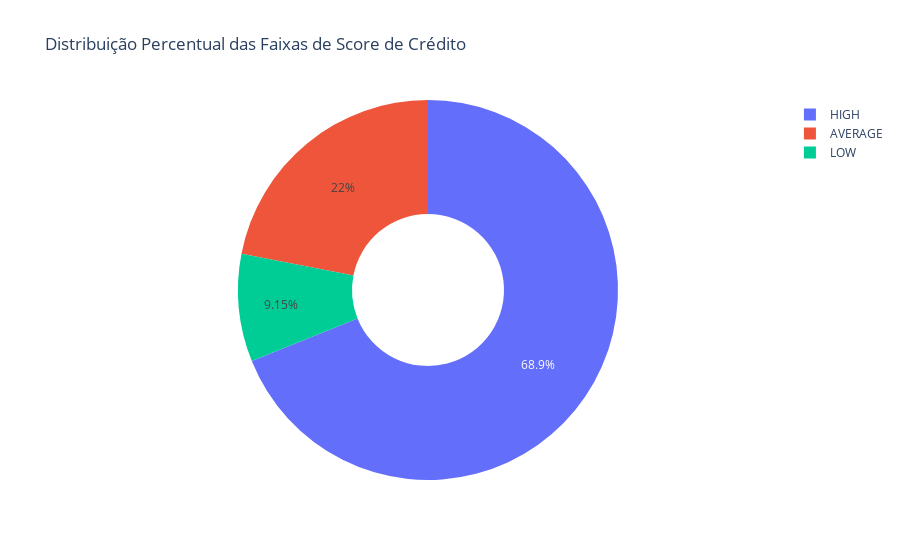

Notebook cell for this chart:
### Code cell
# Contagem e percentual de cada faixa de score
df_score = df['Credit Score'].value_counts(normalize=True).reset_index()
df_score.columns = ['Credit Score', 'Percent']
df_score['Percent'] *= 100

# Gráfico de pizza
fig = px.pie(
    df_score,
    names='Credit Score',
    values='Percent',
    title='Distribuição Percentual das Faixas de Score de Crédito',
    color='Credit Score',
    hole=0.4
)

fig.show()

### Figure 1 — Plotly figure (JSON) as saved in the notebook; plotly's stock layout.template omitted (floating-point values rounded to 4 significant figures)
{"data": [{"customdata": [["HIGH"], ["AVERAGE"], ["LOW"]], "domain": {"x": [0, 1], "y": [0, 1]}, "hole": 0.4, "hovertemplate": "Credit Score=%{customdata[0]}<br>Percent=%{value}<extra></extra>", "labels": ["HIGH", "AVERAGE", "LOW"], "legendgroup": "", "marker": {"colors": ["#636efa", "#EF553B", "#00cc96"]}, "name": "", "showlegend": true, "type": "pie", "values": [68.9, 21.95, 9.146]}], "layout": {"legend": {"tracegroupgap": 0}, "title": {"text": "Distribuição Percentual das Faixas de Score de Crédito"}}}
